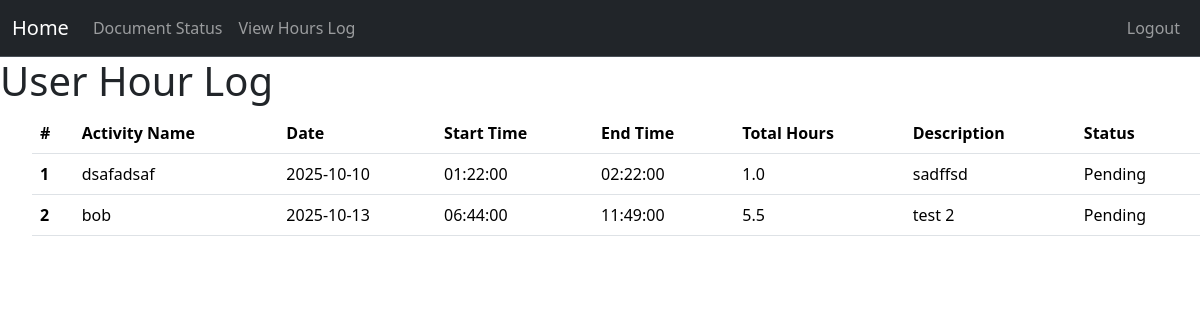
Screenshot of /specific/log/hours (signed in) with the database file from the repository.
### project/models.py (models this page shows, shortened)
class Hours(db.Model):
    __tablename__ = 'hours'
    id: Mapped[int] = mapped_column(primary_key=True)
    activity_name: Mapped[str] = mapped_column()
    date: Mapped[datetime.date] = mapped_column(Date, server_default=func.current_date())
    start_time: Mapped[datetime.time] = mapped_column(db.Time)
    end_time: Mapped[datetime.time] = mapped_column(db.Time)
    amount: Mapped[float] = mapped_column()
    description: Mapped[str] = mapped_column()
    status: Mapped[str] = mapped_column(default=("Pending"))  # "pending", "approved", "denied"
    user: Mapped["User"] = relationship("User", back_populates="hours")
    user_id: Mapped[int] = mapped_column(db.ForeignKey('users.id'), name="fk_hours_user_id")

### app.py (the view)
@app.route("/specific/log/hours", methods=["GET", "POST"])
@login_required
@permission_required('volunteer')
def specific_log_hours():
    return render_template('specific_user_hours_log.html')

### project/models.py (called while the page is built)
@login_manager.user_loader
def load_user(user_id):
    return User.query.get(user_id)

### project/templates/specific_user_hours_log.html (shortened to what this page needs)
{% extends "base.html" %}
{% block content %}
<h1>User Hour Log</h1>
    <ol>
        {% if role != "admin" and role != "board" %}
            <table class="table table-hover">
                <thead class = "thead-light">
                <tr>
                    <th scope="col">#</th>
                    <th scope="col">Activity Name</th>
                    <th scope="col">Date</th>
                    <th scope="col">Start Time</th>
                    <th scope="col">End Time</th>
                    <th scope="col">Total Hours</th>
                    <th scope="col">Description</th>
                    <th scope="col">Status</th>
                </tr>
                </thead>
            <tbody>
                {% for log in current_user.hours %}
                    {% set log_num = loop.index %}
                    <tr>
                        <th scope="row">{{log_num}}</th>
                        <td>{{log.activity_name}}</td>
                        <td>{{log.date}}</td>
                        <td>{{log.start_time}}</td>
                        <td>{{log.end_time}}</td>
                        <td>{{log.amount}}</td>
                        <td>{{log.description}}</td>
                        <td>{{log.status}}</td>
                    </tr>
                {% endfor %}
            </tbody>
            </table>
        {% endif %}
    </ol>
{% endblock %}

### project/templates/base.html (shortened to what this page needs)
<!DOCTYPE html>
<html>
  <head>
    <link href="https://cdn.jsdelivr.net/npm/bootstrap@5.3.8/dist/css/bootstrap.min.css" rel="stylesheet">
  </head>
  <body>
    <nav class="navbar navbar-expand bg-dark border-bottom border-body" data-bs-theme="dark">
      <div class="container-fluid d-flex">
        <a class="navbar-brand"
            href="{% if current_user.is_authenticated and current_user.role == 'admin' %}
              {{ url_for('admin_dashboard') }}
            {% elif current_user.is_authenticated and current_user.role == 'board' %}
              {{ url_for('board_dashboard') }}
            {% elif current_user.is_authenticated and current_user.role == 'volunteer' %}
                {{ url_for('volunteer_dashboard') }}
            {% elif current_user.is_authenticated and current_user.role == 'intern' %}
                {{ url_for('intern_dashboard') }}
            {% else %}
              {{ url_for('user_dashboard') }}
          {% endif %}">
          Home
        </a>
        <ul class="navbar-nav mb-2 mb-lg-0 d-flex flex-row">
          {% if current_user.is_authenticated %}
          <li class="nav-item">
            <a class="nav-link" href="{{ url_for('document_status') }}">Document Status</a>
          </li>
          <li class="nav-item">
            <a class="nav-link"
            href="{{ url_for('hours_log') }}">
                View Hours Log </a>
          </li>
          {% endif %}
        </ul>
        {% if current_user.is_authenticated %}
        <ul class="navbar-nav ms-auto mb-2 mb-lg-0">
          <li class="nav-item">
            <a class="nav-link" href="{{url_for('logout')}}">Logout</a>
          </li>
        </ul>
        {% endif %}
      </div>
    </nav>
    {% block content %}
    {% endblock %}
  </body>
</html>

### rows the page displays
Hours: id "1", activity_name "dsafadsaf", date "2025-10-10", start_time "01:22:00", end_time "02:22:00", amount "1.0", description "sadffsd", status "Pending"
Hours: id "2", activity_name "bob", date "2025-10-13", start_time "06:44:00", end_time "11:49:00", amount "5.5", description "test 2", status "Pending"
